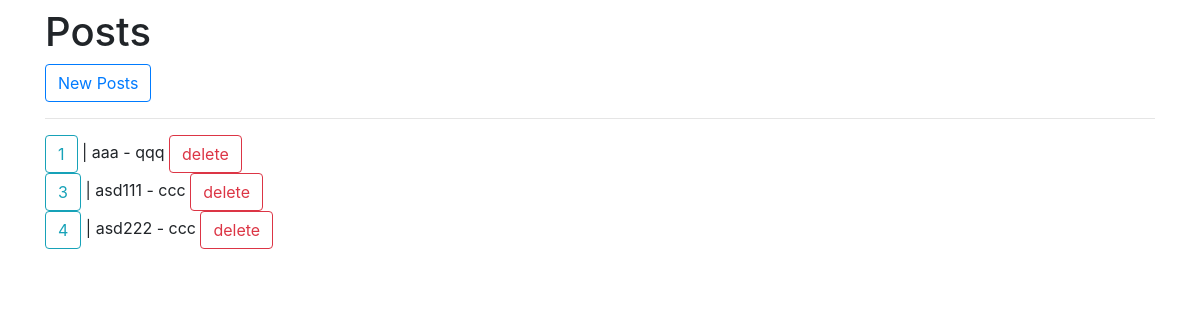
The app's page /posts/, older data.
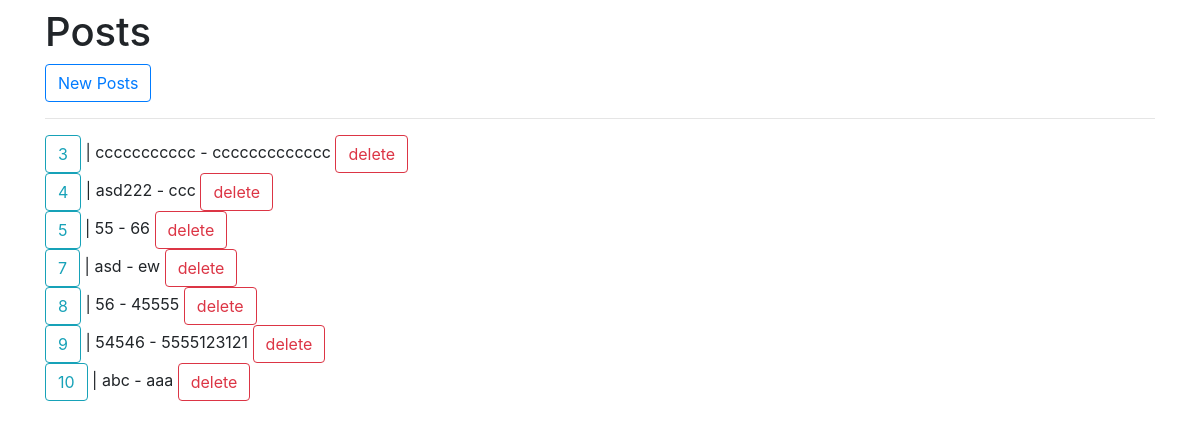
The same page, newer data.
### practice1/models.py (models this page shows, shortened)
class Post(models.Model):
    title = models.CharField(max_length=255)
    content = models.TextField(max_length=255)

### practice1/views.py (the view)
# urls.py: path('', views.index, name="index"),
def index(request):
    posts = Post.objects.all()
    return render(request, 'posts/index.html', {
        'posts': posts
    })

### templates/posts/index.html (shortened to what this page needs)
{% extends "layout.html" %}
{% block main %}
    <h1>Posts</h1>
    <a class="btn btn-outline-primary" href="{% url 'posts:new' %}">New Posts</a>
    <hr>
    {% for post in posts %}
        <a class="btn btn-outline-info" href="{% url 'posts:show' post.id %}">{{post.id}} </a>
        <span> | {{post.title}} - {{post.content}}</span>
        <a class="btn btn-outline-danger" href="{% url 'posts:delete' post.id %}">delete</a>
        <br>
    {% endfor %}
{% endblock main %}

### templates/layout.html (shortened to what this page needs)
<!DOCTYPE html>
<html lang="en">
<head>
    <link rel="stylesheet" href="https://maxcdn.bootstrapcdn.com/bootstrap/4.0.0/css/bootstrap.min.css">
</head>
<body>
    <div class="container mt-2">
        <div class="row">
            <div class="col">
                {% block main %} {% endblock main %}
            </div>
        </div>
    </div>
</body>
</html>

Row changes from the older to the newer data that the page shows:
removed Post: id "1", title "aaa", content "qqq"
changed Post id 3: title "asd111" → "ccccccccccc"; content "ccc" → "ccccccccccccc"
added Post: id "5", title "55", content "66"
added Post: id "7", title "asd", content "ew"
added Post: id "8", title "56", content "45555"
added Post: id "9", title "54546", content "5555123121"
added Post: id "10", title "abc", content "aaa"
